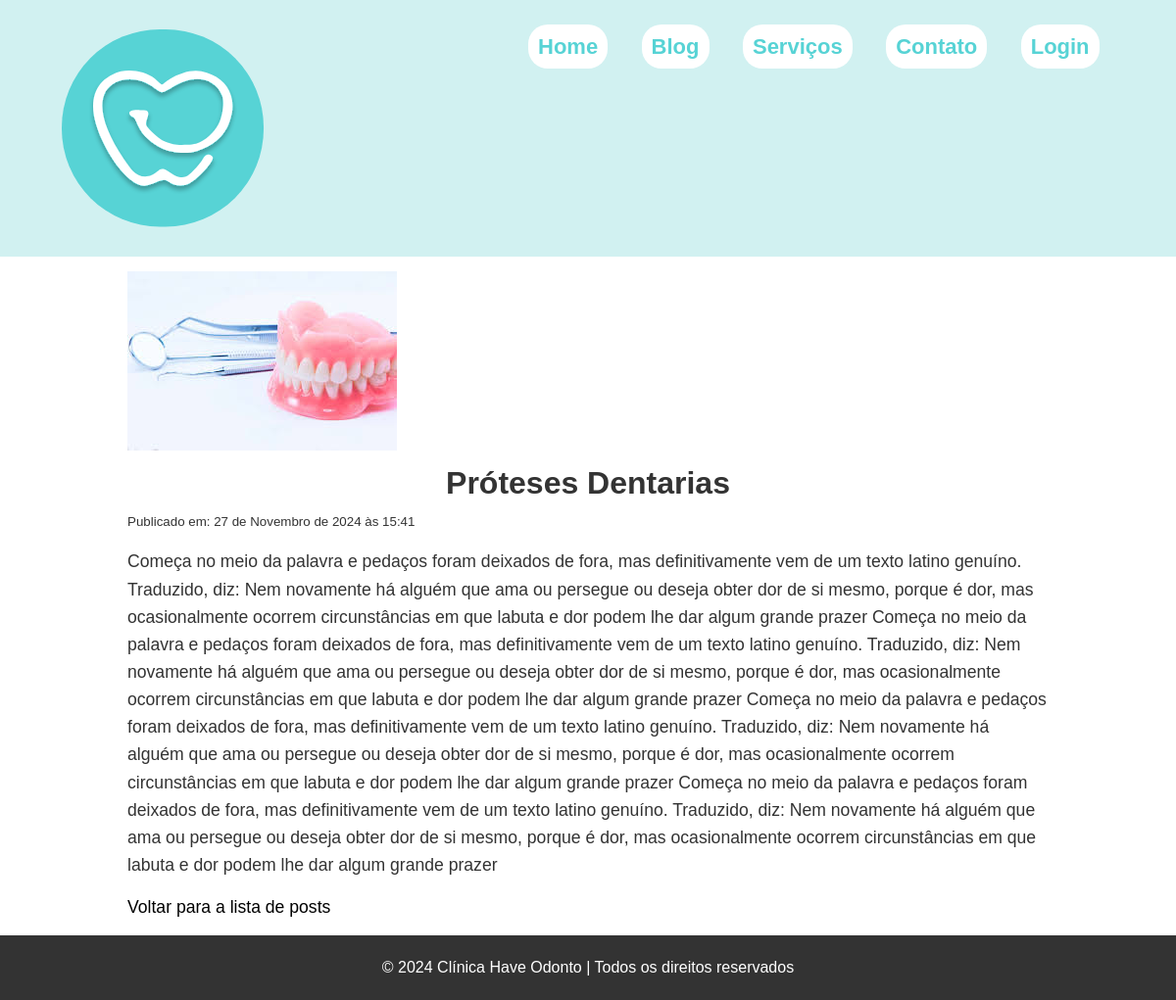
/blog/post/10/, run on the app's committed database.
### blog/models.py (models this page shows, shortened)
class Post(models.Model):
    title = models.CharField(max_length=100)
    description = models.CharField(max_length=200)
    content = models.TextField()
    created_at = models.DateTimeField(auto_now_add=True)
    updated_at = models.DateTimeField(auto_now=True)
    published = models.BooleanField(default=False)
    image = models.ImageField(upload_to='posts/',  default='posts/default.webp')
    class Meta:
        verbose_name = 'Post'
        verbose_name_plural = 'Posts'
        ordering = ['id']

### blog/views.py (the view)
# urls.py: path('blog/post/<int:pk>/', views.post_detail, name='post_detail'),
def post_detail(request, pk):
    post = get_object_or_404(Post, pk=pk)
    return render(request, 'blog/post_detail.html', {'post': post})

### blog/templates/blog/post_detail.html (shortened to what this page needs)
{% load static %}
<!DOCTYPE html>
<html lang="pt-br">
<head>
    <link rel="stylesheet" href="{% static 'blog/css/style.css' %}">
</head>
<body>
    <header>
        <div class="container">
            <div class="navbar-container">
                <nav class="nav">
                    <img src="{% static 'base/img/logo.svg' %}" alt="LOGO Have Odonto" class="cabecalho-imagem">
                    <ul class="navbar-itens">
                        <li><a href="{% url 'home' %}">Home</a></li>
                        <li><a href="{% url 'post_list' %}">Blog</a></li>
                        <li><a href="#servicos">Serviços</a></li>
                        <li><a href="#endereco">Contato</a></li>
                        <li><a href="#" class="default-btn">Login</a></li>
                    </ul>
                </nav>
            </div>
    </header>
    <div id="post-detail">
        <img src="{{ post.image.url }}" alt="{{ post.title }}" id="img-detail">
        <h1 id="title-detail">{{ post.title }}</h1>
        <small id="created-post">Publicado em: {{ post.created_at }}</small>
        <p id="content-detail">{{ post.content }}</p>
        <a href="{% url 'post_list' %}" id="return-blog">Voltar para a lista de posts</a>
    </div>
    <footer>
        <p>&copy; 2024 Clínica Have Odonto | Todos os direitos reservados</p>
    </footer>
</body>
</html>

### blog/static/blog/css/style.css (style rules this page uses)
* { padding: 0; margin: 0; box-sizing: border-box; font-family: 'Arial', sans-serif; color: #333; line-height: 1.6; }
a { text-decoration: none; color: #000; }
ul { list-style-type: none; }
img { max-width: 100%; object-fit: cover; }
header { background-color: #d1f1f1; padding: 30px 0; position: relative; text-align: center; }
header nav ul { list-style: none; }
header nav ul li { display: inline; margin: 0 15px; }
header nav ul li a { color: #57D3D5; background-color: #fff; text-decoration: none; font-weight: bold; font-size: 22px; padding: 10px; border-radius: 20px; }
nav { display: flex; justify-content: space-around; }
#post-detail { margin: auto; max-width: 1000px; padding: 15px 30px; }
#title-detail { text-align: center; font-size: 2em; }
#created-post { text-align: center; }
#content-detail { font-size: 1.1em; padding: 15px 0; }
#return-blog { font-size: 1.1em; }
footer { background-color: #333; text-align: center; padding: 20px; }
footer p { color: white; }

### data on the page
Post: image (picture), title "Próteses Dentarias", created_at "27 de Novembro de 2024 às 15:41", content "Começa no meio da palavra e pedaços foram deixados de fora, mas definitivamente vem de um texto latino genuíno. Traduzido, diz: Nem novamente há alguém que ama ou persegue ou deseja obter dor de si mesmo, porque é dor, mas ocasionalmente ocorrem circunstâncias em que labuta e dor podem lhe dar algum grande prazer Começa no meio da palavra e pedaços foram deixados de fora, mas definitivamente vem de um texto latino genuíno. Traduzido, diz: Nem novamente há alguém que ama ou persegue ou deseja obter dor de si mesmo, porque é dor, mas ocasionalmente ocorrem circunstâncias em que labuta e dor podem lhe dar algum grande prazer Começa no meio da palavra e pedaços foram deixados de fora, mas…"
